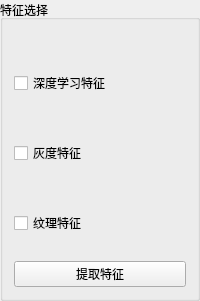
               <widget class="QGroupBox" name="GB_fe_case">
                <property name="title">
                 <string>特征选择</string>
                </property>
                <layout class="QGridLayout" name="gridLayout_2">
                 <item row="8" column="0">
                  <widget class="QPushButton" name="bu_extract_fe">
                   <property name="text">
                    <string>提取特征</string>
                   </property>
                  </widget>
                 </item>
                 <item row="4" column="0">
                  <widget class="QCheckBox" name="bu_gray_fe">
                   <property name="text">
                    <string>灰度特征</string>
                   </property>
                  </widget>
                 </item>
                 <item row="2" column="0">
                  <spacer name="verticalSpacer_6">
                   <property name="orientation">
                    <enum>Qt::Vertical</enum>
                   </property>
                   <property name="sizeHint" stdset="0">
                    <size>
                     <width>20</width>
                     <height>40</height>
                    </size>
                   </property>
                  </spacer>
                 </item>
                 <item row="7" column="0">
                  <spacer name="verticalSpacer">
                   <property name="orientation">
                    <enum>Qt::Vertical</enum>
                   </property>
                   <property name="sizeType">
                    <enum>QSizePolicy::Expanding</enum>
                   </property>
                   <property name="sizeHint" stdset="0">
                    <size>
                     <width>20</width>
                     <height>20</height>
                    </size>
                   </property>
                  </spacer>
                 </item>
                 <item row="6" column="0">
                  <widget class="QCheckBox" name="bu_text_fe">
                   <property name="text">
                    <string>纹理特征</string>
                   </property>
                  </widget>
                 </item>
                 <item row="0" column="0">
                  <spacer name="verticalSpacer_5">
                   <property name="orientation">
                    <enum>Qt::Vertical</enum>
                   </property>
                   <property name="sizeHint" stdset="0">
                    <size>
                     <width>20</width>
                     <height>40</height>
                    </size>
                   </property>
                  </spacer>
                 </item>
                 <item row="1" column="0">
                  <widget class="QCheckBox" name="bu_deep_fe">
                   <property name="text">
                    <string>深度学习特征</string>
                   </property>
                  </widget>
                 </item>
                 <item row="5" column="0">
                  <spacer name="verticalSpacer_7">
                   <property name="orientation">
                    <enum>Qt::Vertical</enum>
                   </property>
                   <property name="sizeHint" stdset="0">
                    <size>
                     <width>20</width>
                     <height>40</height>
                    </size>
                   </property>
                  </spacer>
                 </item>
                </layout>
               </widget>
